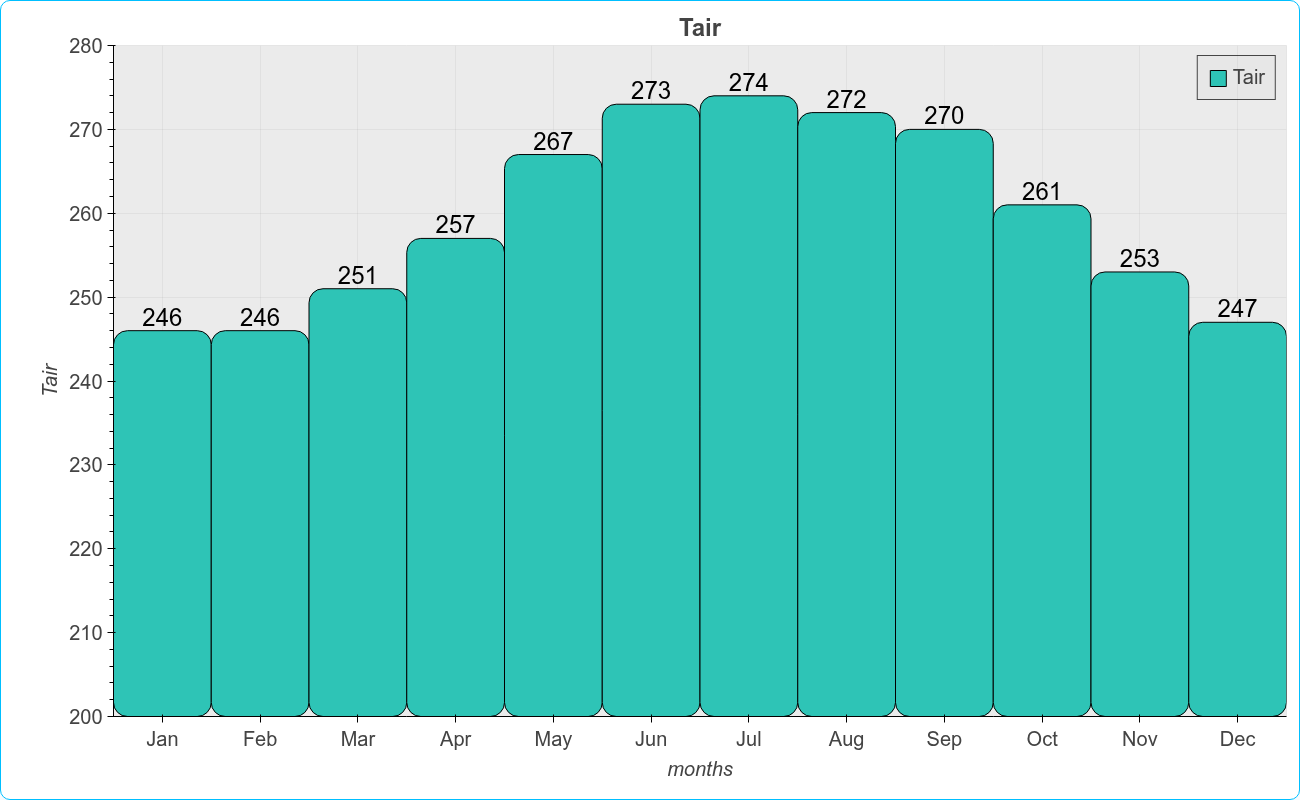

The Python source for this figure:
from bokeh.io import show
from bokeh.models import ColumnDataSource, ranges, LabelSet, HoverTool
from bokeh.plotting import figure
from bokeh_rocks import hovfun
import bokeh_rocks as br

import xarray as xr

annual_cycle = xr.tutorial.load_dataset('air_temperature').air.isel(lon=0, lat=0).groupby('time.month').mean().values
source = ColumnDataSource(dict(x=['Jan','Feb','Mar','Apr','May','Jun','Jul','Aug','Sep','Oct','Nov','Dec'],
                               y=[int(i) for i in annual_cycle],
                               y2 = [int(i*1.5) for i in annual_cycle],))

plot = figure( width=1300, height=800, toolbar_location='left', x_axis_label = 'months', y_axis_label = 'Tair', title='Tair',
            x_minor_ticks=2, x_range = source.data["x"], y_range= ranges.Range1d(start=200,end=280),)

r1 = plot.vbar(source=source,x='x',top='y',bottom=0,width=1,color='#2EC4B6',border_radius=14, line_color='black', hover_fill_color='#FCBF49', legend_label='Tair')

labels = LabelSet(x='x', y='y', text='y', level='glyph',text_align='center', y_offset=5, source=source, text_color = '#000000', text_font_size="18pt", angle=0)
plot.add_layout(labels)

tltl = """<i>Month:</i> <b>@x</b> <br> <i>Tair:</i> <b>@y</b>"""; plot.add_tools(HoverTool(tooltips=hovfun(tltl),renderers = [r1])); 

br.apply_theme(plot,'light'); show(plot, );fname = "output/bar_01"; br.save_plot(plot,fname)
